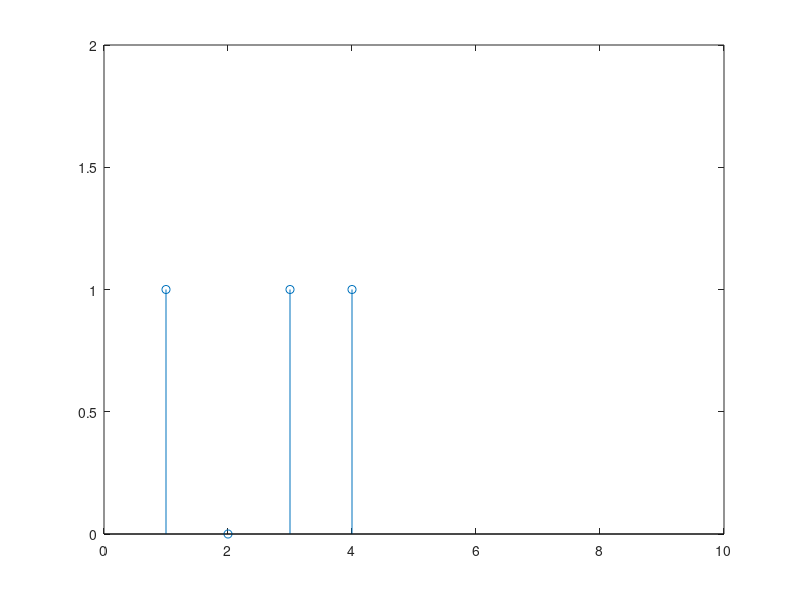
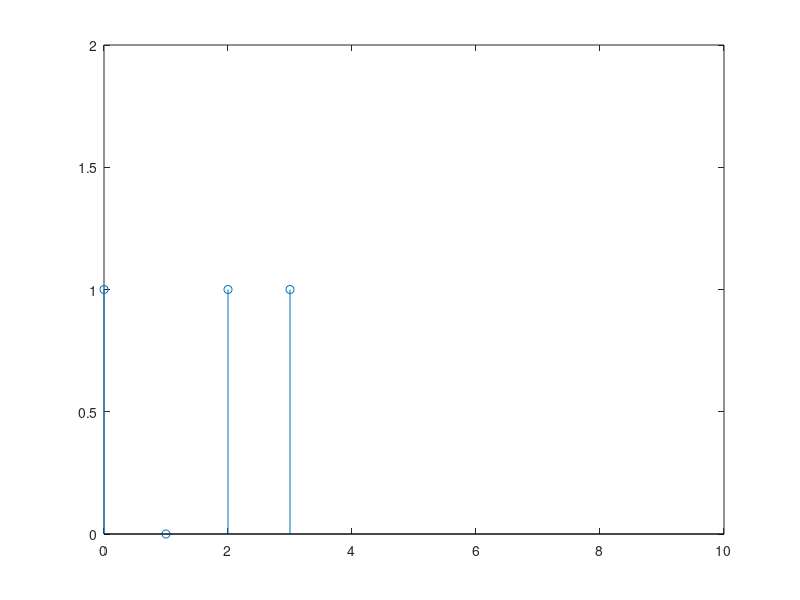

Write MATLAB code to recreate these figures, in order. (Note: this script raises an error after producing the figures.)
% test the myconv function with simple input signals

s1 = [1, 0, 1, 1];
N1 = 1;
M1 = 4;
figure(1);
stem(N1:M1, s1);
xlim([0, 10]);
ylim([0, 2]);

s2 = [1, 0, 1, 1];
N2 = 0;
M2 = 3;
figure(2);
stem(N2:M2, s2);
xlim([0, 10]);
ylim([0, 2]);

[s, N, M] = myconv(s1, N1, M1, s2, N2, M2);
figure(3);
stem(N:M, s);
xlim([0, 10]);
ylim([0, 2]);
